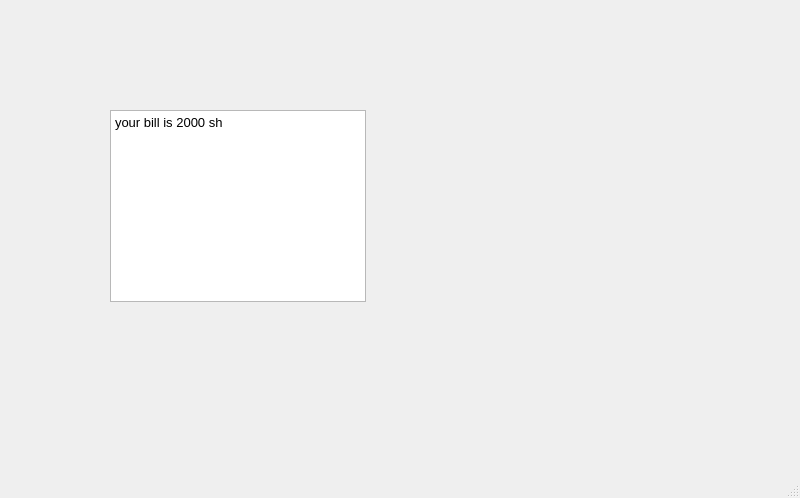
<?xml version="1.0" encoding="UTF-8"?>
<ui version="4.0">
 <class>MainWindow</class>
 <widget class="QMainWindow" name="MainWindow">
  <property name="geometry">
   <rect>
    <x>0</x>
    <y>0</y>
    <width>800</width>
    <height>498</height>
   </rect>
  </property>
  <property name="windowTitle">
   <string>MainWindow</string>
  </property>
  <widget class="QWidget" name="centralwidget">
   <widget class="QTextBrowser" name="textBrowser">
    <property name="geometry">
     <rect>
      <x>110</x>
      <y>110</y>
      <width>256</width>
      <height>192</height>
     </rect>
    </property>
    <property name="html">
     <string>&lt;!DOCTYPE HTML PUBLIC &quot;-//W3C//DTD HTML 4.0//EN&quot; &quot;http://www.w3.org/TR/REC-html40/strict.dtd&quot;&gt;
&lt;html&gt;&lt;head&gt;&lt;meta name=&quot;qrichtext&quot; content=&quot;1&quot; /&gt;&lt;style type=&quot;text/css&quot;&gt;
p, li { white-space: pre-wrap; }
&lt;/style&gt;&lt;/head&gt;&lt;body style=&quot; font-family:'Ubuntu'; font-size:10pt; font-weight:400; font-style:normal;&quot;&gt;
&lt;p style=&quot; margin-top:0px; margin-bottom:0px; margin-left:0px; margin-right:0px; -qt-block-indent:0; text-indent:0px;&quot;&gt;your bill is 2000 sh &lt;/p&gt;&lt;/body&gt;&lt;/html&gt;</string>
    </property>
   </widget>
  </widget>
  <widget class="QMenuBar" name="menubar">
   <property name="geometry">
    <rect>
     <x>0</x>
     <y>0</y>
     <width>800</width>
     <height>22</height>
    </rect>
   </property>
  </widget>
  <widget class="QStatusBar" name="statusbar"/>
 </widget>
 <resources/>
 <connections/>
</ui>
